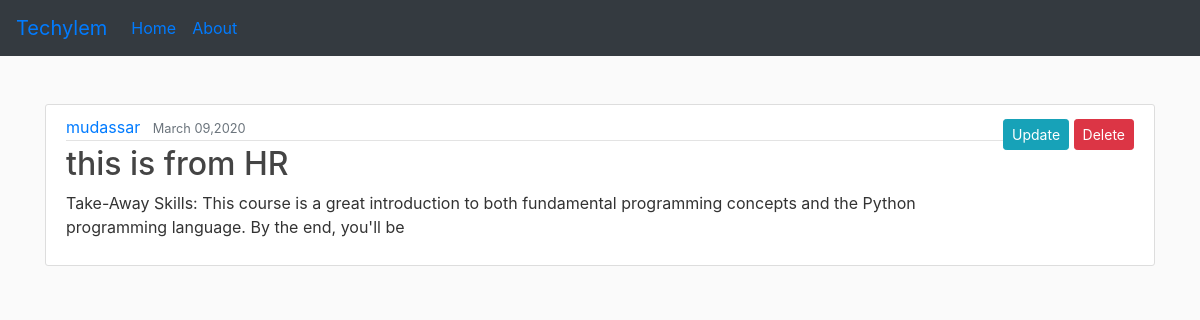
/post/5/, run on the app's committed database.
### account/models.py (models this page shows, shortened)
class Post(models.Model):
    title=models.CharField(max_length=100)
    content=models.TextField(default="")
    date_posted=models.DateTimeField(default=timezone.now)
    author=models.ForeignKey(User,on_delete=models.CASCADE)

### account/views.py (the view)
class PostDetailView(DetailView):
  template_name='post_detail.html'
  model=Post

### account/templates/post_detail.html
{% extends "base.html" %}
{% block content %}
<div class=" mt-5 container">
<article class="media content-section">
    <div class="media-body">
      <div class="article-metadata">
        <a class="mr-2" href="#">{{ object.author }}</a>
        <small class="text-muted">{{ object.date_posted|date:"F d,Y" }}</small>
      </div>
      <h2><a class="article-title" href="#">{{ object.title }}</a></h2>
      <p class="article-content">{{ object.content }}</p>
    </div>
    <div>
      <a href="{% url 'post-update' object.id %}" class="btn btn-info btn-sm mt-1 mb01">Update</a>
      <a href="{% url 'post-delete' object.id %}" class="btn btn-danger btn-sm mt-1 mb01">Delete</a>
    </div>
  </article>
</div>
{% endblock content %}

### templates/base.html (style rules this page uses)
body { background: #fafafa; color: #333333; }
.content-section { background: #ffffff; padding: 10px 20px; border: 1px solid #dddddd; border-radius: 3px; margin-bottom: 20px; }
.article-title { color: #444444; }
.article-content { white-space: pre-line; }
.article-metadata { padding-bottom: 1px; margin-bottom: 4px; border-bottom: 1px solid #e3e3e3 }

### data on the page
Post: author "mudassar", date_posted "March 09,2020", title "this is from HR", content "Take-Away Skills: This course is a great introduction to both fundamental programming concepts and the Python programming language. By the end, you'll be"
